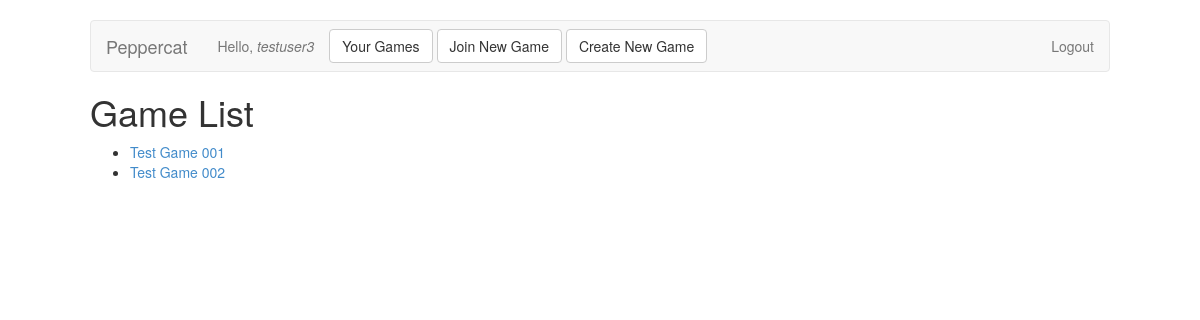
The app's page /game (signed in) with its own data.
### peppercat/models.py (models this page shows, shortened)
class User(db.Model):
	__tablename__ = 'users'
	id       = db.Column(db.Integer, primary_key = True)
	email    = db.Column(db.String(), unique = True)
	username = db.Column(db.String(), unique = True)
	password = db.Column(db.String())
	games = db.relationship('Game', secondary = users_games, backref = db.backref('users', lazy = 'dynamic'))

class Game(db.Model):
	__tablename__ = 'games'
	id            = db.Column(db.Integer, primary_key = True)
	name          = db.Column(db.String())
	date          = db.Column(db.DateTime())
	private       = db.Column(db.Boolean())
	current_scene = db.Column(db.Integer, db.ForeignKey('scenes.id'))
	game_master   = db.Column(db.Integer, db.ForeignKey('users.id'))

### peppercat/routes.py (the view)
@app.route('/game')
def gamelist():
	if 'email' not in session:
		return redirect(url_for('login'))
	gamelist = User.query.filter_by(email = session['email']).first().games
	return render_template('gamelist.html', gamelist = gamelist, user = session['username'])

### peppercat/templates/gamelist.html (shortened to what this page needs)
{% extends "layout.html" %}
{% block content %}
	<h1>Game List</h1>
	{% if gamelist %}
		<ul>
		{% for game in gamelist %}
			<li><a href="{{ url_for('game', id = game.id) }}">{{ game.name }}</a></li>
		{% endfor %}
		</ul>
	{% endif %}
{% endblock %}

### peppercat/templates/layout.html (shortened to what this page needs)
<!doctype html>
<html lang="en">
<head>
    <link rel="stylesheet" href="{{ url_for('static', filename='css/main.css') }}">
    <link rel="stylesheet" href="{{ url_for('static', filename='css/bootstrap.min.css') }}">
</head>
<body>
<div class="container">
	<nav role="navigation" class="navbar navbar-default ">
	    <div class="navbar-header">
	        <a href="{{ url_for('index') }}" class="navbar-brand">Peppercat</a>
	    </div>
		{% if session['email'] %}
	    <div id="navbarCollapse" class="collapse navbar-collapse">
			<p class="navbar-text navbar-left">Hello, <em>{{ session['username'] }}</em></p>
			<a class="btn btn-default navbar-btn" href="{{ url_for('gamelist') }}">Your Games</a>
            <a class="btn btn-default navbar-btn" href="{{ url_for('public_games') }}">Join New Game</a>
            <a class="btn btn-default navbar-btn" href="{{ url_for('create_game') }}">Create New Game</a>
	        <ul class="nav navbar-nav navbar-right">
	            <li><a href="{{ url_for('logout') }}">Logout</a></li>
	        </ul>
	    </div>
	    {%endif%}
	</nav>
	{% block content %}
	{% endblock %}
</div>
</body>
</html>

### peppercat/client/css/main.css (style rules this page uses)
div.container { margin-top: 20px; width: 1050px; }

### records on screen
User: username "testuser3"
Game: name "Test Game 001"
Game: name "Test Game 002"
